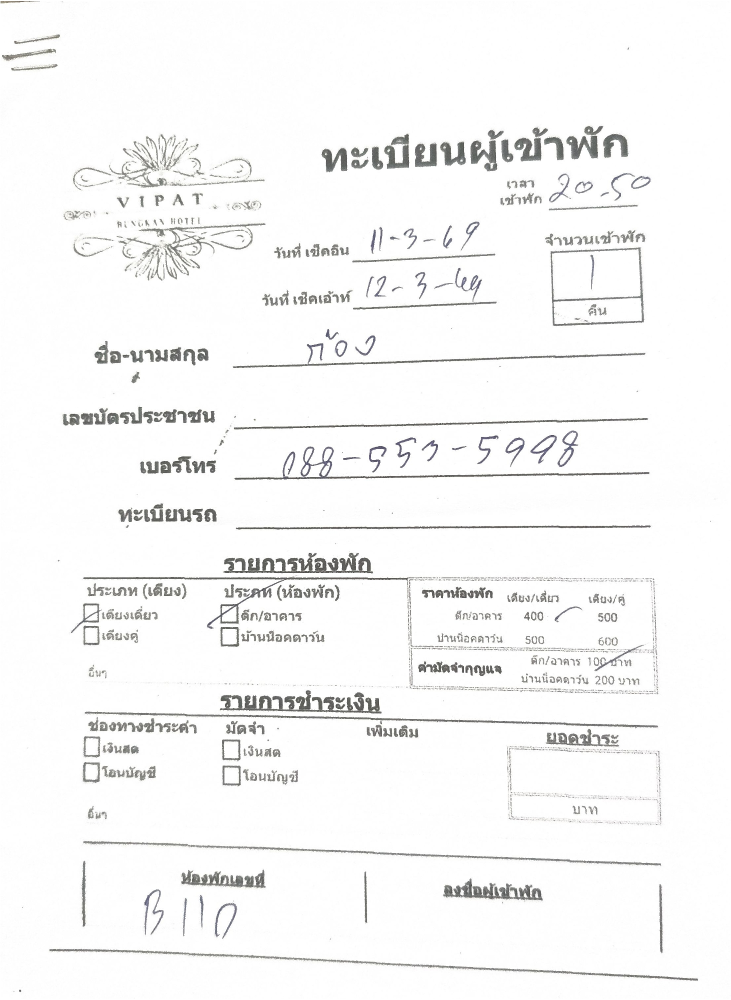
#> input picture images/0.jpg, 1462 x 2000 px (shown at 1/2 size); its folder holds only this picture in this run
$ python ocr_multi_engine.py
#> lines starting #> are read from the running program, lines starting #| are printed output that depends on the picture
#!/usr/bin/env python3
"""
Multi-Engine OCR for Thai Hotel Registration Forms
ใช้ OCR หลายเครื่องยนต์ร่วมกันเพื่อความแม่นยำสูงสุด
"""

import json
import os
import re
from pathlib import Path
from PIL import Image
import pytesseract
from tqdm import tqdm

# ---- Configuration ----
SUPPORTED_EXTENSIONS = {".jpg", ".jpeg", ".png", ".webp", ".gif"}

# Room database for validation
ROOM_DB = {
    'A101': {'building': 'A1', 'type': 'Standard', 'price': 400},
    'A102': {'building': 'A1', 'type': 'Standard', 'price': 400},
    'A103': {'building': 'A1', 'type': 'Standard', 'price': 400},
    'A104': {'building': 'A1', 'type': 'Standard', 'price': 400},
    'A105': {'building': 'A1', 'type': 'Standard', 'price': 400},
    'A106': {'building': 'A1', 'type': 'Standard Twin', 'price': 500},
    'A107': {'building': 'A1', 'type': 'Standard Twin', 'price': 500},
    'A108': {'building': 'A1', 'type': 'Standard Twin', 'price': 500},
    'A109': {'building': 'A1', 'type': 'Standard Twin', 'price': 500},
    'A110': {'building': 'A1', 'type': 'Standard Twin', 'price': 500},
    'A111': {'building': 'A1', 'type': 'Standard', 'price': 400},
    'A201': {'building': 'A2', 'type': 'Standard', 'price': 400},
    'A202': {'building': 'A2', 'type': 'Standard', 'price': 400},
    'A203': {'building': 'A2', 'type': 'Standard', 'price': 400},
    'A204': {'building': 'A2', 'type': 'Standard', 'price': 3500},
    'A205': {'building': 'A2', 'type': 'Standard', 'price': 3500},
    'A206': {'building': 'A2', 'type': 'Standard', 'price': 3500},
    'A207': {'building': 'A2', 'type': 'Standard', 'price': 400},
    'A208': {'building': 'A2', 'type': 'Standard', 'price': 3500},
    'A209': {'building': 'A2', 'type': 'Standard', 'price': 400},
    'A210': {'building': 'A2', 'type': 'Standard', 'price': 400},
    'A211': {'building': 'A2', 'type': 'Standard', 'price': 3500},
    'B101': {'building': 'B1', 'type': 'Standard', 'price': 400},
    'B102': {'building': 'B1', 'type': 'Standard', 'price': 400},
    'B103': {'building': 'B1', 'type': 'Standard', 'price': 400},
    'B104': {'building': 'B1', 'type': 'Standard', 'price': 400},
    'B105': {'building': 'B1', 'type': 'Standard', 'price': 400},
    'B106': {'building': 'B1', 'type': 'Standard', 'price': 400},
    'B107': {'building': 'B1', 'type': 'Standard', 'price': 400},
    'B108': {'building': 'B1', 'type': 'Standard', 'price': 400},
    'B109': {'building': 'B1', 'type': 'Standard', 'price': 400},
    'B110': {'building': 'B1', 'type': 'Standard', 'price': 400},
    'B111': {'building': 'B1', 'type': 'Standard Twin', 'price': 500},
    'B201': {'building': 'B2', 'type': 'Standard', 'price': 400},
    'B202': {'building': 'B2', 'type': 'Standard', 'price': 400},
    'B203': {'building': 'B2', 'type': 'Standard', 'price': 400},
    'B204': {'building': 'B2', 'type': 'Standard', 'price': 400},
    'B205': {'building': 'B2', 'type': 'Standard', 'price': 400},
    'B206': {'building': 'B2', 'type': 'Standard', 'price': 400},
    'B207': {'building': 'B2', 'type': 'Standard', 'price': 400},
    'B208': {'building': 'B2', 'type': 'Standard', 'price': 400},
    'B209': {'building': 'B2', 'type': 'Standard', 'price': 400},
    'B210': {'building': 'B2', 'type': 'Standard', 'price': 400},
    'B211': {'building': 'B2', 'type': 'Standard', 'price': 400},
    'N1': {'building': 'N1', 'type': 'Standard Twin', 'price': 600},
    'N2': {'building': 'N1', 'type': 'Standard', 'price': 500},
    'N3': {'building': 'N1', 'type': 'Standard', 'price': 500},
    'N4': {'building': 'N1', 'type': 'Standard Twin', 'price': 600},
    'N5': {'building': 'N1', 'type': 'Standard Twin', 'price': 600},
    'N6': {'building': 'N1', 'type': 'Standard Twin', 'price': 600},
    'N7': {'building': 'N1', 'type': 'Standard', 'price': 500},
}

def preprocess_image(image_path):
    """Preprocess image for better OCR"""
    img = Image.open(image_path)
#> img is the input picture: PIL image 1462x2000 RGB; mean R, G, B 246.8, 246.9, 246.6

    # Convert to grayscale
    img = img.convert('L')
#> img: PIL image 1462x2000 L

    # Increase contrast
    from PIL import ImageEnhance
    enhancer = ImageEnhance.Contrast(img)
    img = enhancer.enhance(2.0)
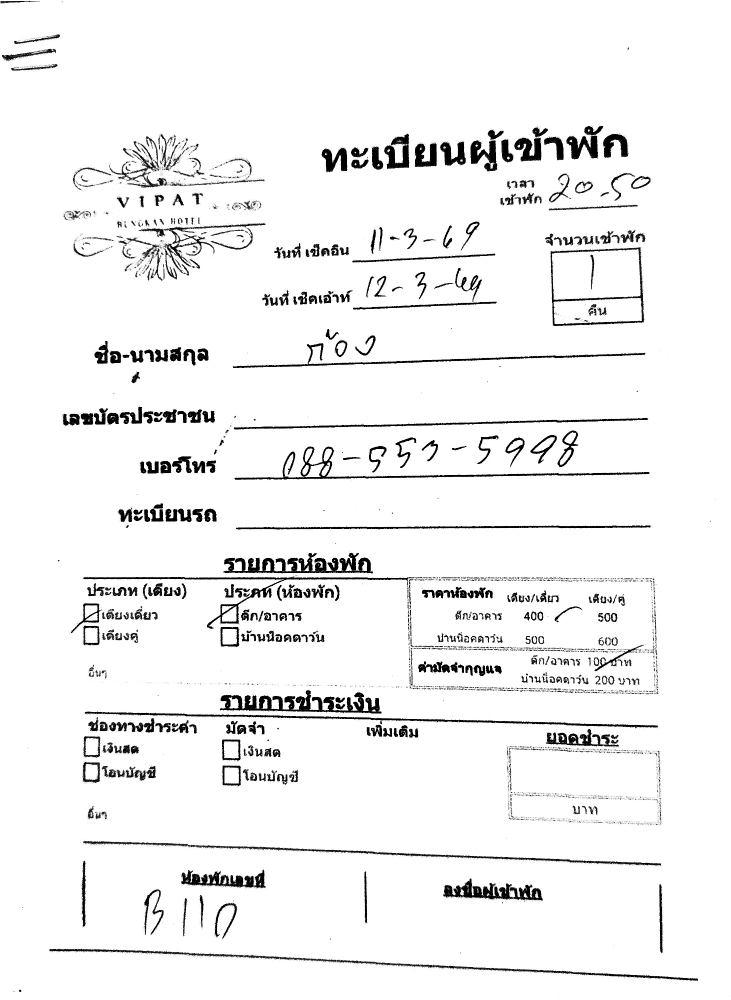
#> img: PIL image 1462x2000 L (shown at 1/2 size); min 0, max 255, mean 241.4

    # Resize if needed
    if max(img.size) < 1000:
        img = img.resize((img.width * 2, img.height * 2), Image.LANCZOS)

    return img

def ocr_tesseract(img):
    """OCR with Tesseract - Thai + English"""
    # Config for better Thai recognition
    custom_config = r'--oem 3 --psm 6 -l tha+eng'
    text = pytesseract.image_to_string(img, config=custom_config)
    return text

# [69 lines left out: functions extract_room_number, extract_phone, extract_name, extract_payment, extract_dates, not called in this run]

def process_image(image_path):
    """Process single image with multi-engine OCR"""
    try:
        # Preprocess
        img = preprocess_image(image_path)

        # OCR
        text = ocr_tesseract(img)

        # Extract data
        room = extract_room_number(text)
        name = extract_name(text)
        phone = extract_phone(text)
        payment = extract_payment(text)
        checkin, checkout = extract_dates(text)

        # Get room info from database
        room_info = ROOM_DB.get(room, {})

        result = {
            'source_file': image_path.name,
            'room_number': room,
            'building': room_info.get('building', '-'),
            'room_type': room_info.get('type', '-'),
            'price': room_info.get('price', '-'),
            'guest_name': name,
            'phone': phone,
            'checkin_date': checkin,
            'checkout_date': checkout,
            'payment_method': payment,
            'confidence': '0.75',
            'raw_text': text[:500]  # Keep raw text for verification
        }

        return result

    except Exception as e:
        return {
            'source_file': image_path.name,
            'error': str(e),
            'confidence': '0.00'
        }

def run_ocr(folder, output):
    """Run OCR on all images in folder"""
    image_folder = Path(folder)
    if not image_folder.exists():
        print(f"ERROR: folder '{folder}' not found")
        return []

    images = sorted(
        p for p in image_folder.iterdir()
        if p.suffix.lower() in SUPPORTED_EXTENSIONS
    )

    if not images:
        print(f"No images found in '{folder}'")
        return []

    print(f"📂 Found {len(images)} image(s) in '{folder}'")
    print()

    results = []
    for img_path in tqdm(images, desc="Processing"):
        result = process_image(img_path)
        results.append(result)

        # Print progress
        if 'error' not in result:
            print(f"  ✓ {img_path.name}: ห้อง={result['room_number']} ชื่อ={result['guest_name'][:20] if result['guest_name'] != '-' else '-'}")
        else:
            print(f"  ✗ {img_path.name}: {result['error']}")

    # Save results
    output_path = Path(output)
    output_path.parent.mkdir(parents=True, exist_ok=True)
    with open(output_path, 'w', encoding='utf-8') as f:
        json.dump(results, f, ensure_ascii=False, indent=2)

    print(f"\n💾 Saved {len(results)} record(s) → {output_path}")

    # Print summary
    print("\n" + "="*80)
    print("📊 สรุปผลการประมวลผล")
    print("="*80)

    valid = [r for r in results if 'error' not in r]
    with_room = [r for r in valid if r['room_number'] != '-']
    with_name = [r for r in valid if r['guest_name'] != '-']
    with_phone = [r for r in valid if r['phone'] != '-']

    print(f"  ทั้งหมด: {len(results)} รายการ")
    print(f"  ✅ มีห้อง: {len(with_room)} ({len(with_room)/len(results)*100:.1f}%)")
    print(f"  ✅ มีชื่อ: {len(with_name)} ({len(with_name)/len(results)*100:.1f}%)")
    print(f"  ✅ มีเบอร์: {len(with_phone)} ({len(with_phone)/len(results)*100:.1f}%)")
    print("="*80)

    return results

if __name__ == "__main__":
    import argparse

    parser = argparse.ArgumentParser(description="Multi-Engine Thai Hotel OCR")
    parser.add_argument("--folder", default="images", help="Image folder")
    parser.add_argument("--output", default="results/ocr_result.json", help="Output JSON")
    args = parser.parse_args()

    run_ocr(args.folder, args.output)

$ run again, on images/102.jpg
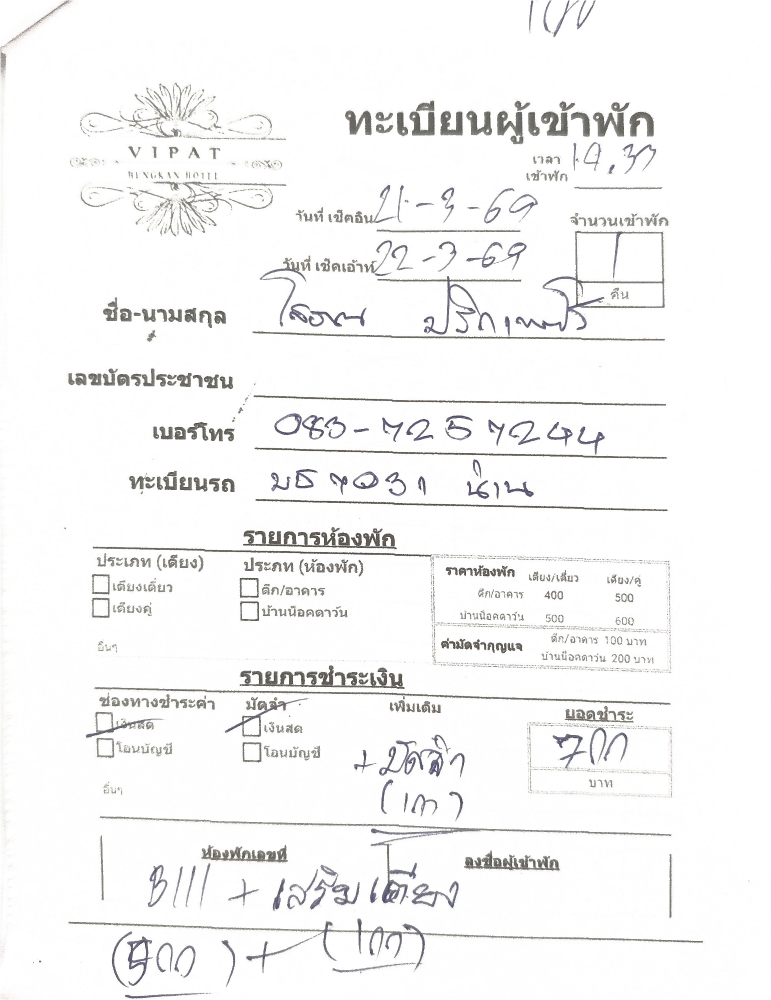
#> input picture images/102.jpg, 1542 x 2000 px (shown at 1/2 size)
#> in preprocess_image, img is the input picture: PIL image 1542x2000 RGB; mean R, G, B 245.9, 245.7, 245.6
#> in preprocess_image, `img = enhancer.enhance(2.0)`:
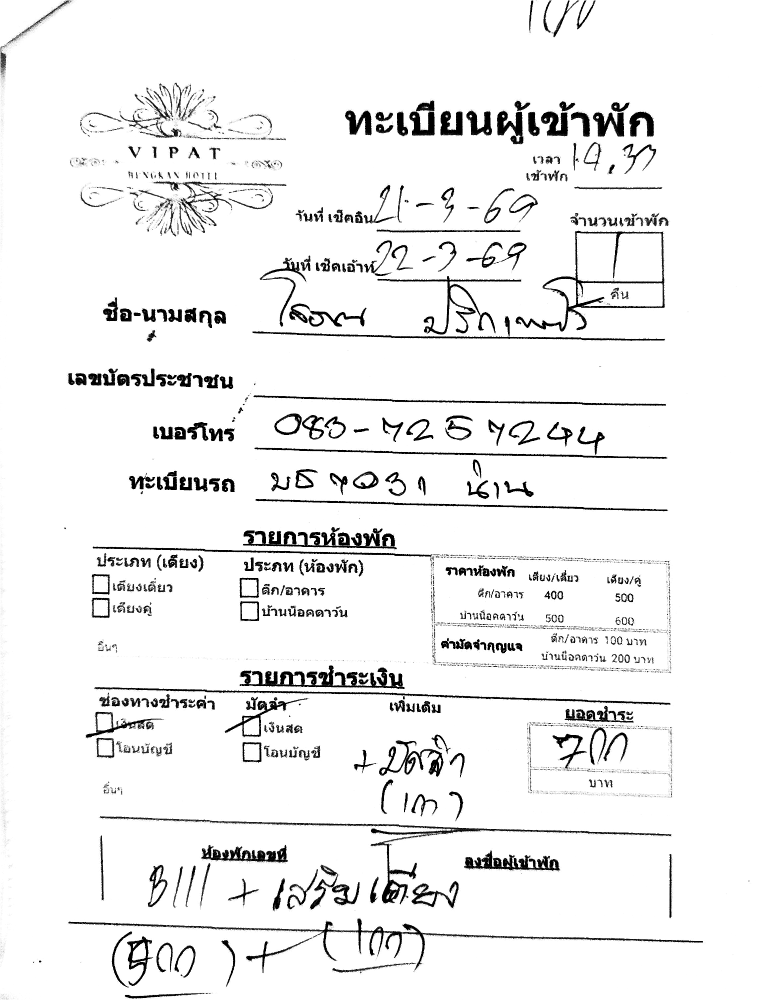
#> img: PIL image 1542x2000 L (shown at 1/2 size); min 0, max 255, mean 239.8

$ run again, on images/104.jpg
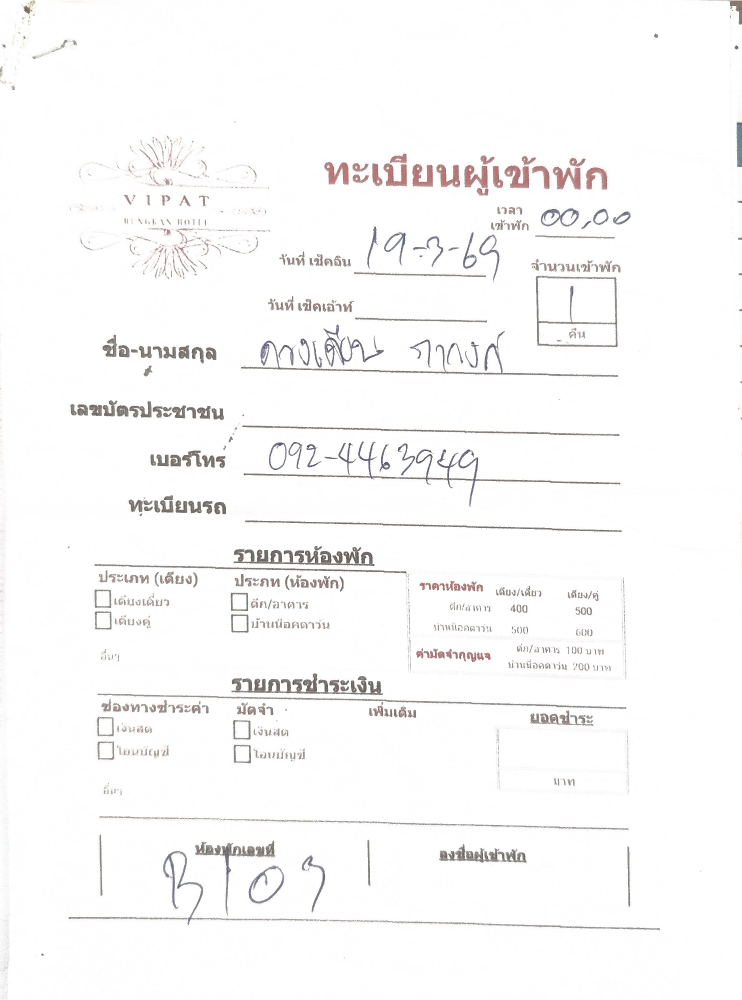
#> input picture images/104.jpg, 1484 x 2000 px (shown at 1/2 size)
#> in preprocess_image, img is the input picture: PIL image 1484x2000 RGB; mean R, G, B 249.6, 249.1, 249
#> in preprocess_image, `img = enhancer.enhance(2.0)`:
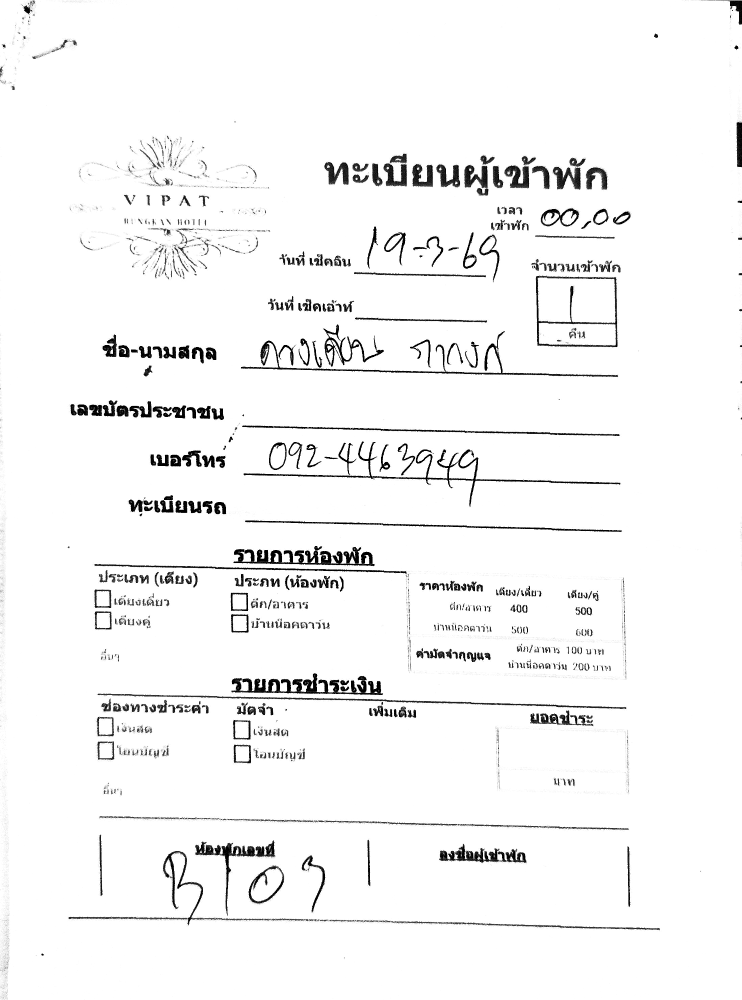
#> img: PIL image 1484x2000 L (shown at 1/2 size); min 0, max 255, mean 245

$ run again, on images/106.jpg
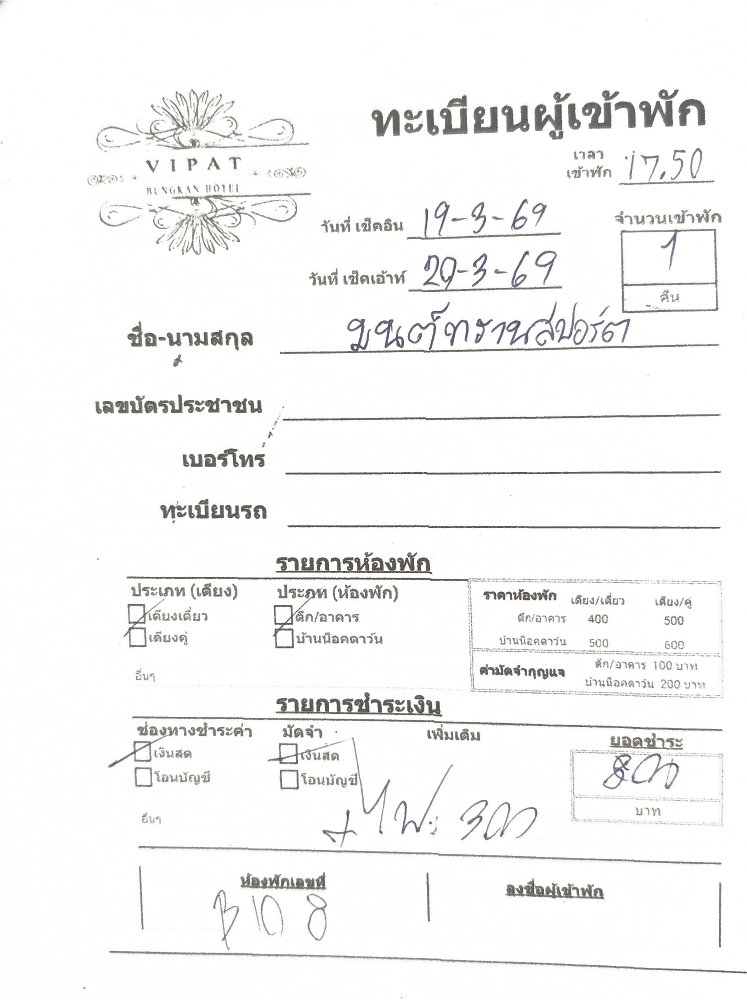
#> input picture images/106.jpg, 1494 x 2000 px (shown at 1/2 size)
#> in preprocess_image, img is the input picture: PIL image 1494x2000 RGB; mean R, G, B 245.9, 245.8, 245.4
#> in preprocess_image, `img = enhancer.enhance(2.0)`:
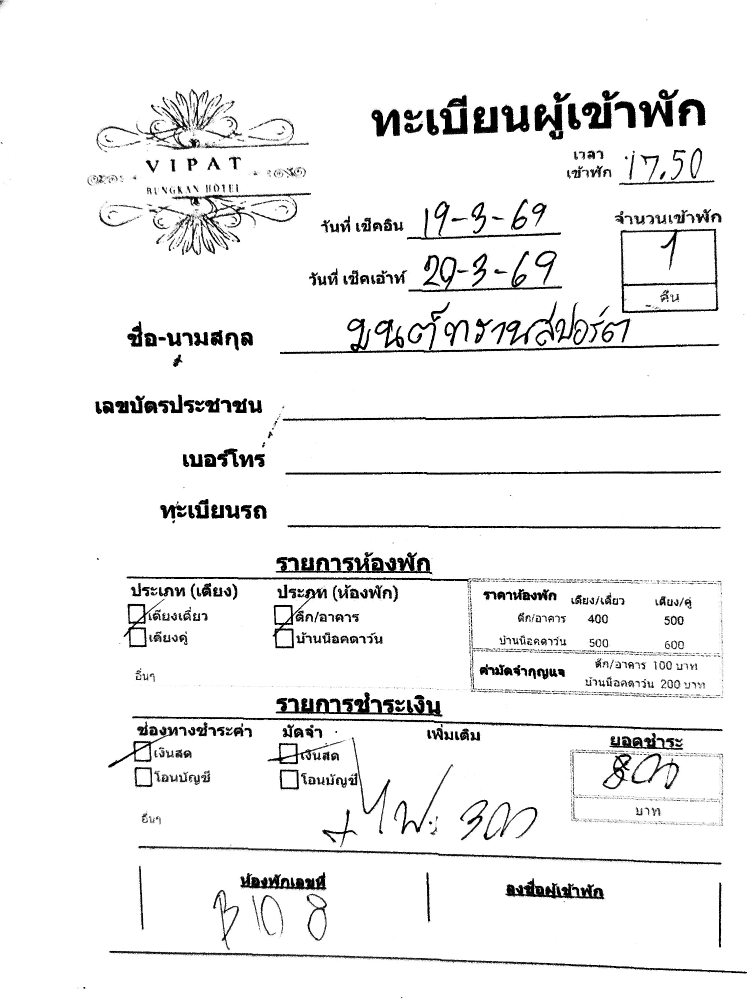
#> img: PIL image 1494x2000 L (shown at 1/2 size); min 0, max 255, mean 239.8
